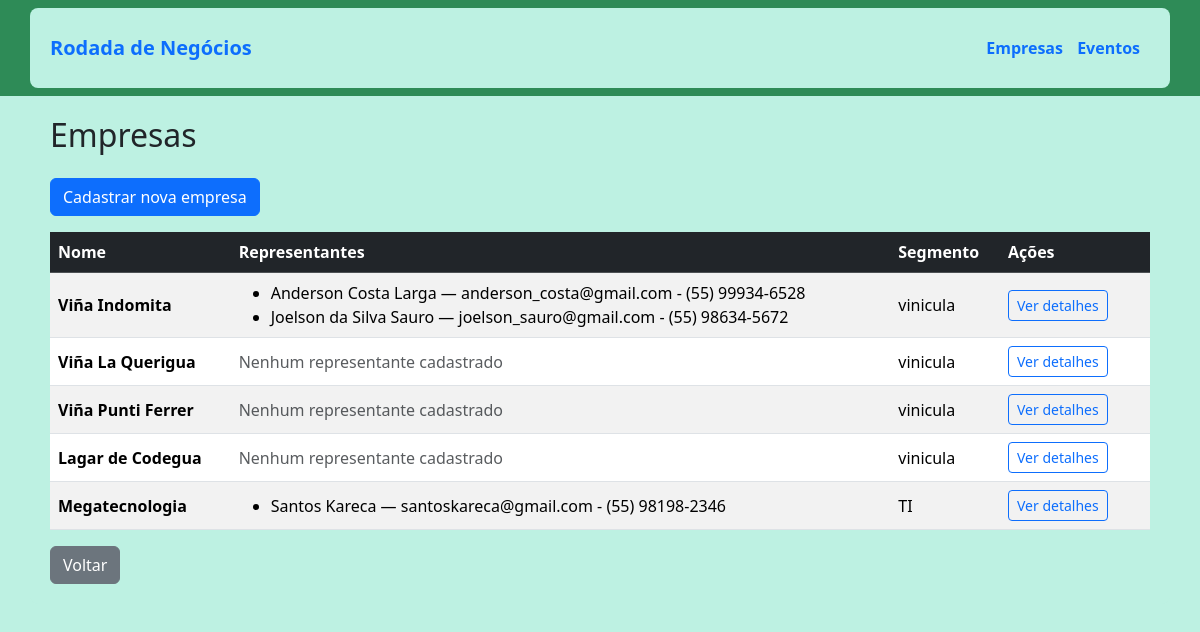
The page /empresas/ (signed in) on the database as committed earlier.
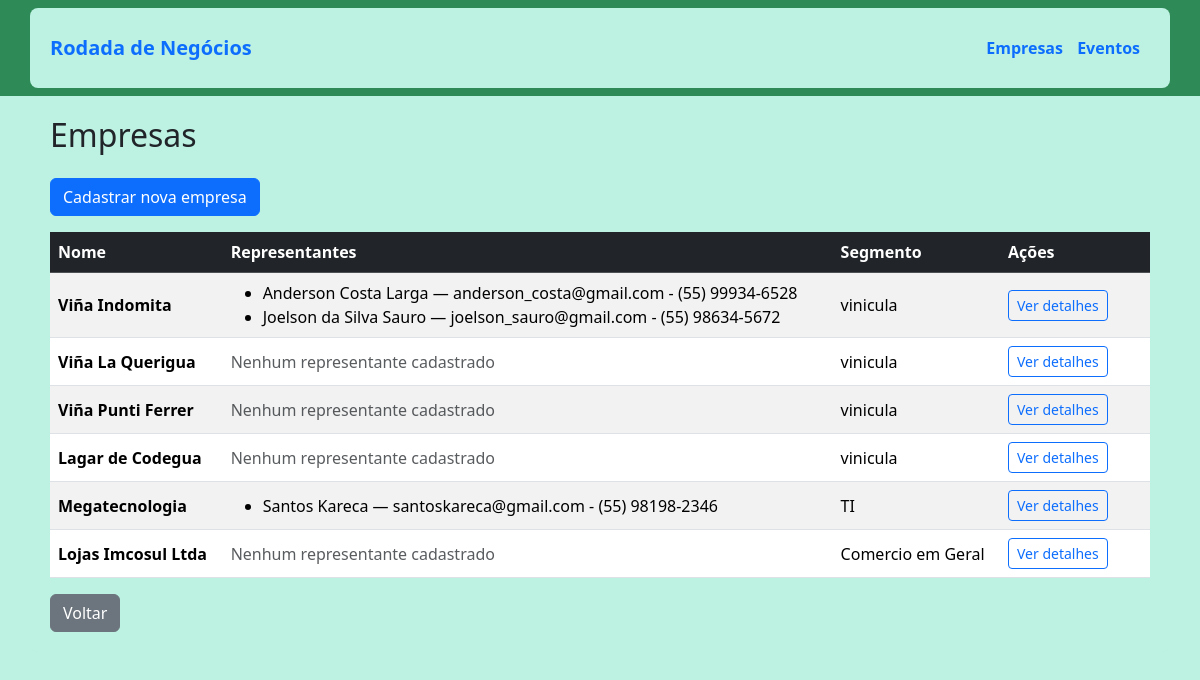
The same page on the database as committed later.
### core/models.py (models this page shows, shortened)
class Empresa(models.Model):
    nome = models.CharField(max_length=255)
    descricao = models.TextField(blank=True)
    site = models.CharField(blank=True)
    segmento = models.CharField(max_length=255, blank=True)

class Representante(models.Model):
    empresa = models.ForeignKey(Empresa, on_delete=models.CASCADE, related_name='representantes')
    nome = models.CharField(max_length=255)
    email = models.EmailField()
    telefone = models.CharField(max_length=20, blank=True)

### core/views.py (the view)
# urls.py: path('empresas/', views.EmpresaListView.as_view(), name='empresa_list'),
class EmpresaListView(ListView):
    model = Empresa
    template_name = 'core/empresa_list.html'
    context_object_name = 'empresas'

### core/templates/core/empresa_list.html
{% extends 'core/base.html' %}
{% load static %}
{% block content %}
<h2 class="mb-4">Empresas</h2>
<a href="{% url 'core:empresa_create' %}" class="btn btn-primary mb-3">
    Cadastrar nova empresa
</a>
<table class="table table-striped table-hover align-middle">
    <thead class="table-dark">
        <tr>
            <th>Nome</th>
            <th>Representantes</th>
            <th>Segmento</th>
            <th style="width: 150px;">Ações</th>
        </tr>
    </thead>
    <tbody>
        {% for empresa in empresas %}
        <tr>
            <td class="fw-bold">{{ empresa.nome }}</td>
            <td>
                {% if empresa.representantes.all %}
                    <ul class="mb-0">
                        {% for rep in empresa.representantes.all %}
                            <li>{{ rep.nome }} — {{ rep.email }} - {{ rep.telefone }}</li>
                        {% endfor %}
                    </ul>
                {% else %}
                    <span class="text-muted">Nenhum representante cadastrado</span>
                {% endif %}
            </td>
            <td>
                {% if empresa.segmento %}
                    {{ empresa.segmento }}
                {% else %}
                    <span class="text-muted">—</span>
                {% endif %}
            </td>
            <td>
                <a href="{% url 'core:empresa_detail' empresa.id %}"
                   class="btn btn-outline-primary btn-sm">
                    Ver detalhes
                </a>
            </td>
        </tr>
        {% endfor %}
    </tbody>
</table>
<a href="{% url 'home' %}" class="btn btn-secondary">Voltar</a>
{% endblock %}

### core/templates/core/base.html (shortened to what this page needs)
{% load static %}
<!DOCTYPE html>
<html lang="pt-br">
<head>
    <link href="https://cdn.jsdelivr.net/npm/bootstrap@5.3.2/dist/css/bootstrap.min.css" rel="stylesheet">
    <link rel="stylesheet" href="{% static 'core/css/style.css' %}">
</head>
<body>
    <nav class="navbar navbar-expand-lg navbar-dark" style="background-color: #2E8B57;">
        <div class="container">
            <a class="navbar-brand text-primary fw-bold" href="{% url 'home' %}">
                Rodada de Negócios
            </a>
            <div>
                <a class="nav-link d-inline text-primary" href="{% url 'core:empresa_list' %}">Empresas</a>
                <a class="nav-link d-inline text-primary" href="{% url 'core:evento_list' %}">Eventos</a>
            </div>
        </div>
    </nav>
<div class="container">
    {% block content %}
    {% endblock %}
</div>
</body>
</html>

### core/static/core/css/style.css (style rules this page uses)
body { background-color: #bdf1e2; }
.container { background-color: #bdf1e2 !important; padding: 20px; border-radius: 8px; }
nav a { margin-right: 10px; }
.navbar { color: #0b2e13 !important; font-weight: 600; }

Rows that differ between the two databases and show on the page:
added Empresa: nome "Lojas Imcosul Ltda", shows "Nenhum representante cadastrado", segmento "Comercio em Geral"
